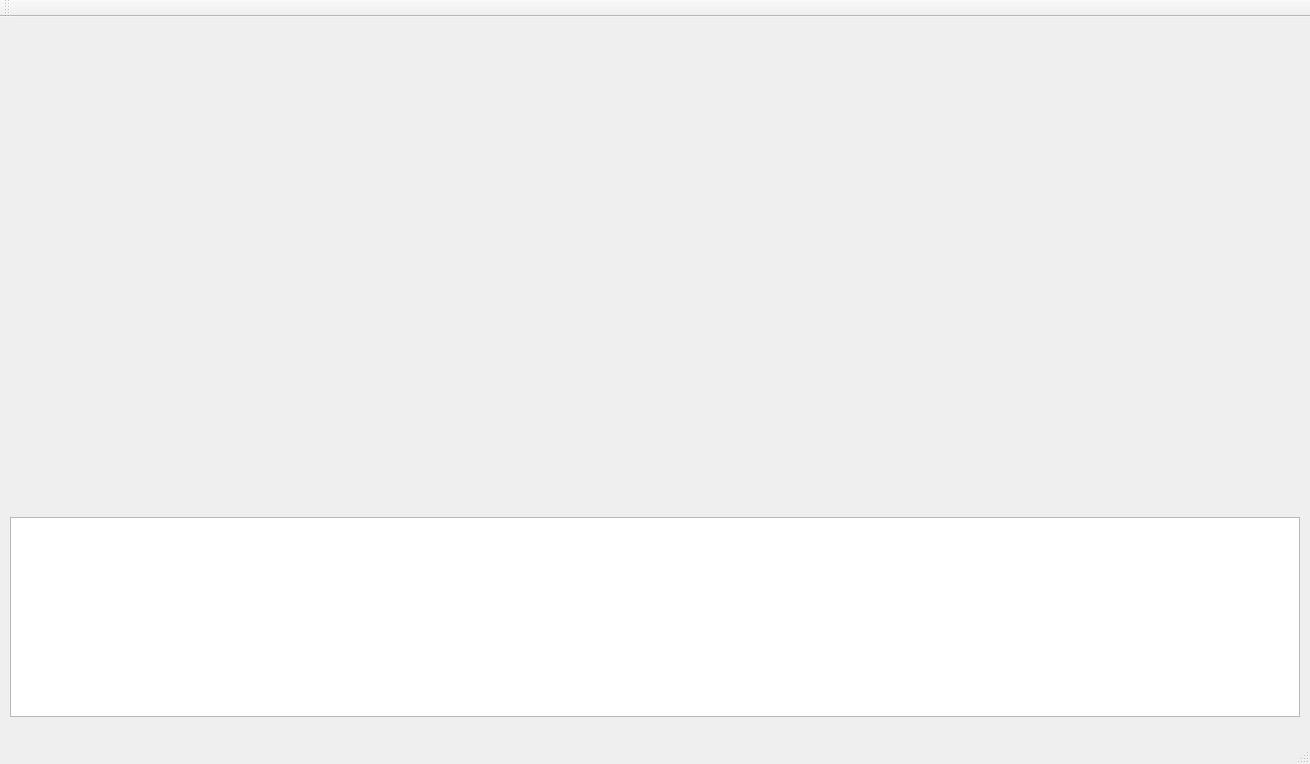
<?xml version="1.0" encoding="UTF-8"?>
<ui version="4.0">
 <class>MainWindow</class>
 <widget class="QMainWindow" name="MainWindow">
  <property name="geometry">
   <rect>
    <x>0</x>
    <y>0</y>
    <width>1310</width>
    <height>764</height>
   </rect>
  </property>
  <property name="windowTitle">
   <string>MainWindow</string>
  </property>
  <widget class="QWidget" name="centralWidget">
   <widget class="SelectorLabel" name="original_display">
    <property name="geometry">
     <rect>
      <x>10</x>
      <y>10</y>
      <width>640</width>
      <height>480</height>
     </rect>
    </property>
    <property name="autoFillBackground">
     <bool>true</bool>
    </property>
    <property name="text">
     <string/>
    </property>
   </widget>
   <widget class="QLabel" name="processed_display">
    <property name="geometry">
     <rect>
      <x>660</x>
      <y>10</y>
      <width>640</width>
      <height>480</height>
     </rect>
    </property>
    <property name="autoFillBackground">
     <bool>true</bool>
    </property>
    <property name="text">
     <string/>
    </property>
   </widget>
   <widget class="QPlainTextEdit" name="information_display">
    <property name="geometry">
     <rect>
      <x>10</x>
      <y>500</y>
      <width>1290</width>
      <height>200</height>
     </rect>
    </property>
   </widget>
  </widget>
  <widget class="QMenuBar" name="menuBar">
   <property name="geometry">
    <rect>
     <x>0</x>
     <y>0</y>
     <width>1310</width>
     <height>21</height>
    </rect>
   </property>
  </widget>
  <widget class="QToolBar" name="mainToolBar">
   <attribute name="toolBarArea">
    <enum>TopToolBarArea</enum>
   </attribute>
   <attribute name="toolBarBreak">
    <bool>false</bool>
   </attribute>
  </widget>
  <widget class="QStatusBar" name="statusBar"/>
 </widget>
 <layoutdefault spacing="6" margin="11"/>
 <customwidgets>
  <customwidget>
   <class>SelectorLabel</class>
   <extends>QLabel</extends>
   <header>SelectorLabel.h</header>
  </customwidget>
 </customwidgets>
 <resources/>
 <connections/>
</ui>
